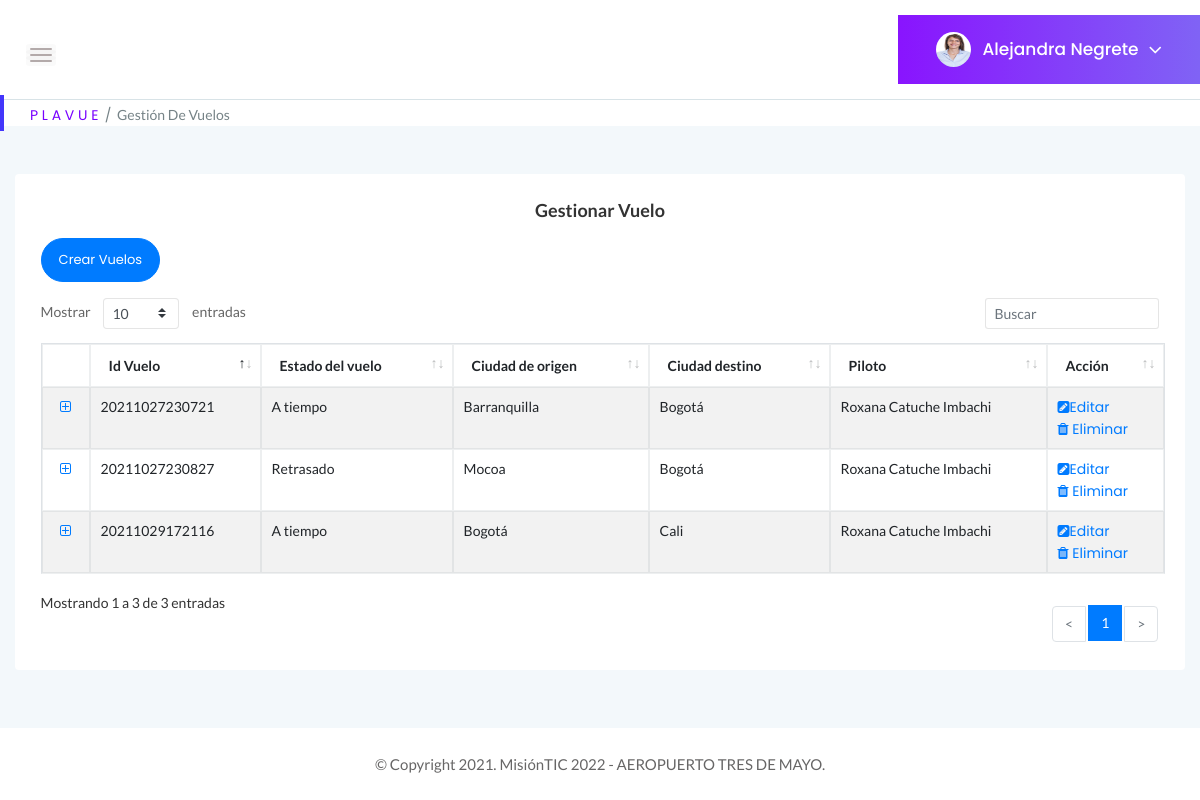
The page /GestionVuelos (signed in) on the database its author committed.
### tables this page shows
CREATE TABLE Usuarios (Id_usuario BIGINT PRIMARY KEY, Documento BIGINT UNIQUE, tipoDocumento INTEGER REFERENCES tipo_documento (id_documento) ON DELETE RESTRICT ON UPDATE RESTRICT MATCH SIMPLE, contraseña VARCHAR NOT NULL, tipoPerfil INTEGER REFERENCES Perfil (Id_perfil) ON DELETE RESTRICT ON UPDATE RESTRICT, estadoUsuario INTEGER REFERENCES Estado (Id_estado) ON DELETE RESTRICT ON UPDATE RESTRICT, Nombre VARCHAR (100) NOT NULL, correo VARCHAR (100) UNIQUE NOT NULL, fechaNacimiento DATE, sexo INTEGER REFERENCES Genero (Id_genero) ON DELETE RESTRICT ON UPDATE RESTRICT, Celular BIGINT, nacionalidad INTEGER REFERENCES Nacionalidad (Id_pais) ON DELETE RESTRICT ON UPDATE RESTRICT, nombreContacto VARCHAR (100), numeroContacto BIGINT, foto VARCHAR (5000));

CREATE TABLE Vuelos (Id_vuelo INTEGER PRIMARY KEY UNIQUE, placa VARCHAR (20), aereolinea STRING, origen INTEGER REFERENCES Ciudades (Id_ciudad) ON DELETE RESTRICT ON UPDATE RESTRICT, destino INTEGER REFERENCES Ciudades (Id_ciudad) ON DELETE RESTRICT ON UPDATE RESTRICT, horaSalida TIME, horaLlegada TIME, fecha DATE, estado STRING, capacidad INT, reservas INT, cupos INT, precio INT, piloto VARCHAR (100));

CREATE TABLE Ciudades (Id_ciudad INTEGER PRIMARY KEY, Ciudad VARCHAR (30));

### app.py (the view)
@app.route("/GestionVuelos", methods=["GET"])
def Gestion_Vuelos():
    if "usuario" in session:
        if request.method == "GET":
            try:
                with sqlite3.connect("Plavue.db") as con:
                    con.row_factory = sqlite3.Row
                    cur = con.cursor()
                    cur.execute("SELECT * FROM Usuarios WHERE correo = ?", [session["usuario"]])
                    query = cur.fetchone()
                with sqlite3.connect("Plavue.db") as con1:
                    con1.row_factory = sqlite3.Row
                    cur1 = con1.cursor()
                    cur1.execute("SELECT * FROM Vuelos")
                    query2 = cur1.fetchall()
                with sqlite3.connect("Plavue.db") as con2:
                    con2.row_factory = sqlite3.Row
                    cur2 = con2.cursor()
                    cur2.execute("SELECT * FROM Ciudades")
                    query3 = cur2.fetchall()
                return render_template("GestionVuelos.html", perfil = query, vuelos = query2, ciudad = query3)
            except Error as er:
                print('SQLite error: %s' % (' '.join(er.args)))
                print('SQLite traceback: ')
            return render_template("GestionVuelos.html")
    return render_template('Login.html')

### templates/GestionVuelos.html (shortened to what this page needs)
<!doctype html>
<html class="no-js" lang="es">
<head>
    <link rel="stylesheet" href="{{ url_for('static', filename='css/bootstrap.min.css') }}">
    <link rel="stylesheet" href="{{ url_for('static', filename='css/font-awesome.min.css') }}">
    <link rel="stylesheet" href="{{ url_for('static', filename='css/themify-icons.css') }}">
    <link rel="stylesheet" href="{{ url_for('static', filename='css/metisMenu.css') }}">
    <link rel="stylesheet" href="{{ url_for('static', filename='css/owl.carousel.min.css') }}">
    <link rel="stylesheet" href="{{ url_for('static', filename='css/slicknav.min.css') }}">
    <link rel="stylesheet" href="https://www.amcharts.com/lib/3/plugins/export/export.css" type="text/css" media="all" />
    <link rel="stylesheet" type="text/css" href="{{ url_for('static', filename='css/tables/jquery.dataTables.css') }}">
    <link rel="stylesheet" type="text/css" href="{{ url_for('static', filename='css/tables/dataTables.bootstrap4.min.css') }}">
    <link rel="stylesheet" type="text/css" href="{{ url_for('static', filename='css/tables/responsive.bootstrap.min.css') }}">
    <link rel="stylesheet" type="text/css" href="{{ url_for('static', filename='css/tables/responsive.jqueryui.min.css') }}">
    <link rel="stylesheet" href="{{ url_for('static', filename='css/typography.css') }}">
    <link rel="stylesheet" href="{{ url_for('static', filename='css/default-css.css') }}">
    <link rel="stylesheet" href="{{ url_for('static', filename='css/styles.css') }}">
    <link rel="stylesheet" href="{{ url_for('static', filename='css/responsive.css') }}">
    <link rel="stylesheet" href="{{ url_for('static', filename='js/vendor/select2.css') }}">
</head>
<body>
    <div class="page-container">
        <div class="main-content">
            <div class="header-area">
                <div class="row align-items-center">
                    <div class="col-md-6 col-sm-8 clearfix">
                        <div class="nav-btn pull-left">
                            <span></span>
                            <span></span>
                            <span></span>
                        </div>
                    </div>
                    <div class="col-sm-6 clearfix">
                        <div class="user-profile pull-right">
                            {% if perfil[14] == None%}
                                <img class="avatar user-thumb" src="uploads/usuario.jpg" alt="avatar">
                            {% else %}
                                <img class="avatar user-thumb" src="uploads/{{perfil[14]}}" alt="avatar">
                            {% endif %}
                            <h4 class="user-name dropdown-toggle" data-toggle="dropdown">{{perfil[6]}}<i class="fa fa-angle-down"></i></h4>
                        </div>
                    </div>
                </div>
            </div>
            <div class="page-title-area">
                <div class="row align-items-center">
                    <div class="col-sm-12">
                        <div class="breadcrumbs-area clearfix">
                            <ul class="breadcrumbs pull-left">
                                <li><a href="../perfiladmin">P L A V U E</a></li>
                                <li><span>Gestión de vuelos</span></li>
                            </ul>
                        </div>
                    </div>
                </div>
            </div>
            <div class="body main-content-inner">
                <div class="row">
                    <div class="col-12 mt-5">
                        <div class="card">
                            <div class="card-body">
                                <h4 class="header-title" align="center">Gestionar Vuelo</h4>
                                <section class="panel">
                                    <header class="panel-heading">
                                        <a class="btn btn-rounded btn-primary mb-3" href="../CrearVuelos" role="button">Crear Vuelos</a>
                                    </header>
                                    <div class="panel-body">
                                        <table class="table table-bordered table-striped mb-none" id="datatable-gestionvuelos">
                                            <thead>
                                                <tr>
                                                    <th>Id Vuelo</th>
                                                    <th>Estado del vuelo</th>
                                                    <th>Ciudad de origen</th>
                                                    <th>Ciudad destino</th>
                                                    <th>Piloto</th>
                                                    <th>Acción</th>
                                                </tr>
                                            </thead>
                                            <tbody>
                                                {% for r in vuelos %}
                                                    <tr class="gradeX">
                                                        <td>{{r ["Id_vuelo"]}}</td>
                                                        <td>{{r ["estado"]}}</td>
                                                        <td>
                                                            {% for c in ciudad %}
                                                                {% if r["origen"] == c["Id_ciudad"] %}
                                                                    <span>{{c["Ciudad"]}}</span>
                                                                {% endif %}
                                                            {% endfor %}
                                                        </td>
                                                        <td>
                                                            {% for c in ciudad %}
                                                            {% if r["destino"] == c["Id_ciudad"] %}
                                                                <span>{{c["Ciudad"]}}</span>
                                                            {% endif %}
                                                            {% endfor %}
                                                        </td>
                                                        <td>{{r ["piloto"]}}</td>
                                                        <td class="center"><div ><a href="../EditarVuelos/{{r ['Id_vuelo']}}"><i
                                                            class="fa fa-pencil-square"></i>Editar</a></div><a href="../EliminarVuelos/{{r ['Id_vuelo']}}"><i class="fa fa-trash"></i> Eliminar</a></div></td>
                                                {% endfor %}
                                    </div>
                            </div>
                        </div>
                    </div>
                </div>
        <footer>
            <div class="footer-area">
                <p>© Copyright 2021. MisiónTIC 2022 - AEROPUERTO TRES DE MAYO.</p>
            </div>
        </footer>
</body>
</html>

### rows shown on the page
Usuarios: foto (picture), Nombre "Alejandra Negrete"
Vuelos: Id_vuelo "20211027230721", estado "A tiempo", piloto "Roxana Catuche Imbachi"
Ciudades: Ciudad "Barranquilla"
Ciudades: Ciudad "Bogotá"
Vuelos: Id_vuelo "20211027230827", estado "Retrasado", piloto "Roxana Catuche Imbachi"
Ciudades: Ciudad "Mocoa"
Vuelos: Id_vuelo "20211029172116", estado "A tiempo", piloto "Roxana Catuche Imbachi"
Ciudades: Ciudad "Cali"
